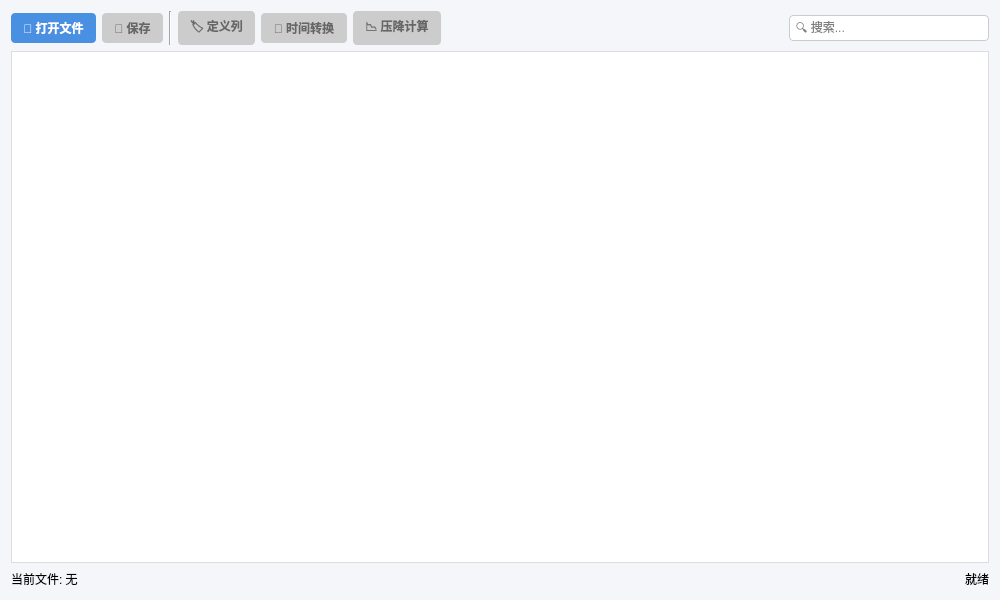
<?xml version="1.0" encoding="UTF-8"?>
<ui version="4.0">
 <class>DataEditorWidget</class>
 <widget class="QWidget" name="DataEditorWidget">
  <property name="geometry">
   <rect>
    <x>0</x>
    <y>0</y>
    <width>1000</width>
    <height>600</height>
   </rect>
  </property>
  <property name="windowTitle">
   <string>数据编辑器</string>
  </property>
  <property name="styleSheet">
   <string notr="true">
    /* 全局设置：浅色背景，黑色字体 */
    QWidget { background-color: #f5f6fa; font-family: &quot;Microsoft YaHei&quot;, Arial; color: #000000; }

    /* 按钮设置 */
    QPushButton {
        background-color: #4a90e2;
        color: white;
        border-radius: 4px;
        padding: 6px 12px;
        border: none;
        font-weight: bold;
    }
    QPushButton:hover { background-color: #357abd; }
    QPushButton:disabled { background-color: #cccccc; color: #666666; }

    /* 输入框设置 */
    QLineEdit {
        background-color: white;
        border: 1px solid #ccc;
        border-radius: 4px;
        padding: 4px;
        color: black;
    }

    /* 表格设置 */
    QTableView {
        background-color: white;
        border: 1px solid #ddd;
        gridline-color: #eee;
        color: black;
        selection-background-color: #e0f0ff;
        selection-color: black;
    }
    QHeaderView::section {
        background-color: #f8f9fa;
        border: none;
        border-bottom: 1px solid #ddd;
        border-right: 1px solid #ddd;
        padding: 4px;
        color: #000000;
        font-weight: bold;
    }

    /* 标签设置 */
    QLabel { color: #000000; background: transparent; }

    /* 分隔线设置 */
    Line { background-color: #ccc; }
   </string>
  </property>
  <layout class="QVBoxLayout" name="mainLayout">
   <item>
    <layout class="QHBoxLayout" name="topLayout">
     <item>
      <widget class="QPushButton" name="btnOpenFile">
       <property name="text">
        <string>📁 打开文件</string>
       </property>
      </widget>
     </item>
     <item>
      <widget class="QPushButton" name="btnSave">
       <property name="text">
        <string>💾 保存</string>
       </property>
       <property name="enabled">
        <bool>false</bool>
       </property>
      </widget>
     </item>
     <item>
      <widget class="Line" name="line">
       <property name="orientation">
        <enum>Qt::Orientation::Vertical</enum>
       </property>
      </widget>
     </item>
     <item>
      <widget class="QPushButton" name="btnDefineColumns">
       <property name="text">
        <string>🏷️ 定义列</string>
       </property>
       <property name="enabled">
        <bool>false</bool>
       </property>
      </widget>
     </item>
     <item>
      <widget class="QPushButton" name="btnTimeConvert">
       <property name="text">
        <string>⏰ 时间转换</string>
       </property>
       <property name="enabled">
        <bool>false</bool>
       </property>
      </widget>
     </item>
     <item>
      <widget class="QPushButton" name="btnPressureDropCalc">
       <property name="text">
        <string>📉 压降计算</string>
       </property>
       <property name="enabled">
        <bool>false</bool>
       </property>
      </widget>
     </item>
     <item>
      <spacer name="horizontalSpacer">
       <property name="orientation">
        <enum>Qt::Orientation::Horizontal</enum>
       </property>
       <property name="sizeHint" stdset="0">
        <size>
         <width>40</width>
         <height>20</height>
        </size>
       </property>
      </spacer>
     </item>
     <item>
      <widget class="QLineEdit" name="searchLineEdit">
       <property name="placeholderText">
        <string>🔍 搜索...</string>
       </property>
       <property name="maximumSize">
        <size>
         <width>200</width>
         <height>16777215</height>
        </size>
       </property>
      </widget>
     </item>
    </layout>
   </item>
   <item>
    <widget class="QTableView" name="dataTableView">
     <property name="sortingEnabled">
      <bool>false</bool>
     </property>
     <property name="alternatingRowColors">
      <bool>true</bool>
     </property>
     <property name="selectionBehavior">
      <enum>QAbstractItemView::SelectionBehavior::SelectItems</enum>
     </property>
    </widget>
   </item>
   <item>
    <layout class="QHBoxLayout" name="bottomLayout">
     <item>
      <widget class="QLabel" name="filePathLabel">
       <property name="text">
        <string>当前文件: 无</string>
       </property>
      </widget>
     </item>
     <item>
      <spacer name="horizontalSpacer_2">
       <property name="orientation">
        <enum>Qt::Orientation::Horizontal</enum>
       </property>
       <property name="sizeHint" stdset="0">
        <size>
         <width>40</width>
         <height>20</height>
        </size>
       </property>
      </spacer>
     </item>
     <item>
      <widget class="QLabel" name="statusLabel">
       <property name="text">
        <string>就绪</string>
       </property>
      </widget>
     </item>
    </layout>
   </item>
  </layout>
 </widget>
 <resources/>
 <connections/>
</ui>
